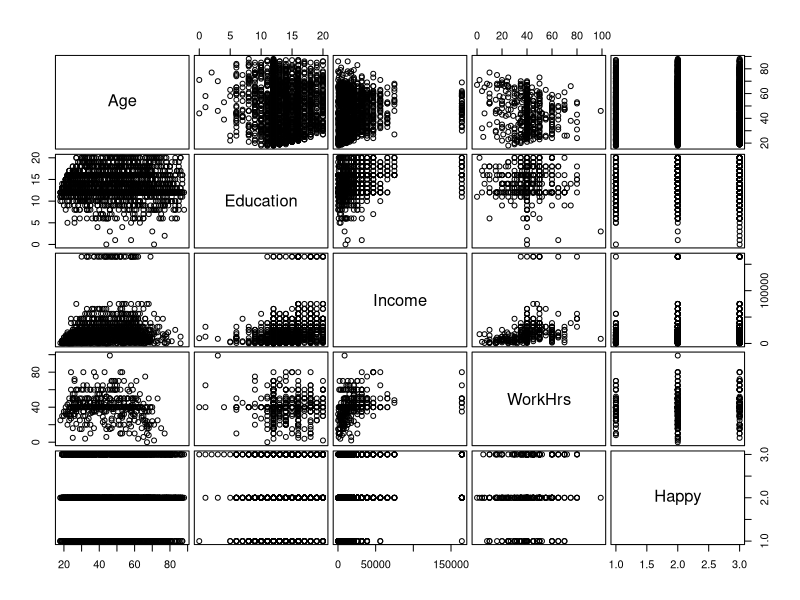
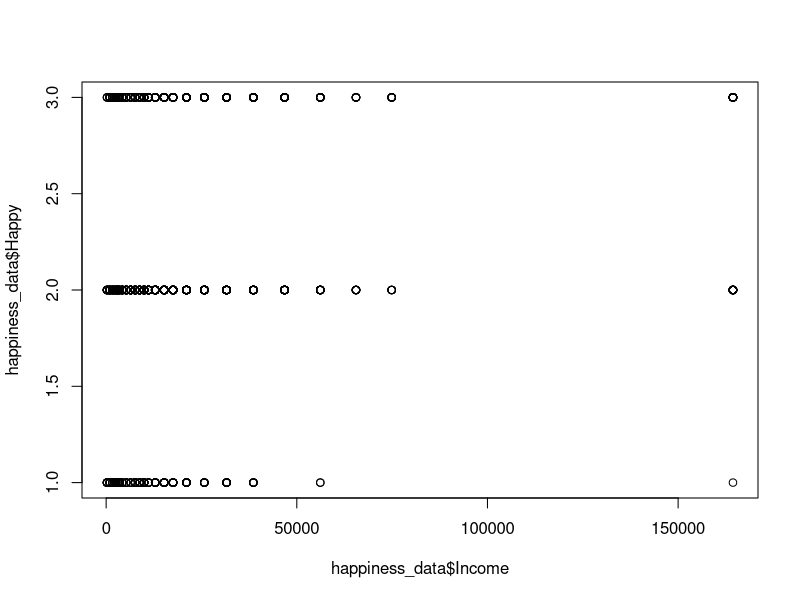

Recreate these plots in R, in order.
## ---- chunk 1
#data cleanup
happiness_data <- read.table("Happiness.txt", header = TRUE)
head(happiness_data)

happiness_data$Household[happiness_data$Household == 8 | happiness_data$Household == 9] <- NA

happiness_data$Health[happiness_data$Health == 8 | happiness_data$Health == 9 |  happiness_data$Health == 0] <- NA
happiness_data$Health[happiness_data$Health == 1] <- 400
happiness_data$Health[happiness_data$Health == 2] <- 300
happiness_data$Health[happiness_data$Health == 3] <- 2
happiness_data$Health[happiness_data$Health == 4] <- 1
happiness_data$Health[happiness_data$Health == 400] <- 4
happiness_data$Health[happiness_data$Health == 300] <- 3

happiness_data$OwnHome[happiness_data$OwnHome == 0 | happiness_data$OwnHome == 8 | happiness_data$OwnHome == 9] <- NA

happiness_data$Instagram[happiness_data$Instagram == 0 | happiness_data$Instagram == 8 | happiness_data$Instagram == 9] <- NA

happiness_data$Marital[happiness_data$Marital == 9] <- NA

happiness_data$Age[happiness_data$Age == 89 | happiness_data$Age == 98 | happiness_data$Age == 99] <- NA

happiness_data$Children[happiness_data$Children == 8 | happiness_data$Children == 9] <- NA

happiness_data$Education[happiness_data$Education == 97 | happiness_data$Education == 98 | happiness_data$Education == 99] <- NA

happiness_data$JobSat[happiness_data$JobSat == 0 | happiness_data$JobSat == 8 | happiness_data$JobSat == 9] <- NA

happiness_data$Income[happiness_data$Income == 0 | happiness_data$Income == 999998 | happiness_data$Income == 999999] <- NA

happiness_data$WorkHrs[happiness_data$WorkHrs == -1 | happiness_data$WorkHrs == 998 | happiness_data$WorkHrs == 999] <- NA

happiness_data$Happy[happiness_data$Happy == 0 | happiness_data$Happy == 8 | happiness_data$Happy == 9] <- NA

happiness_data$Happy[happiness_data$Happy == 1] <- 100
happiness_data$Happy[happiness_data$Happy == 3] <- 1
happiness_data$Happy[happiness_data$Happy == 100] <- 3

pairs(happiness_data[, -c(1,2,3,4,5,6,8,10)], gap=0.4,cex.labels=1.5)

m1 <- lm(happiness_data$Happy ~ happiness_data$Age + happiness_data$Education + happiness_data$Income + happiness_data$WorkHrs)

summary(m1)

m2 <- lm(happiness_data$Happy ~ happiness_data$Income)
plot(happiness_data$Happy ~ happiness_data$Income)
summary(m2)
